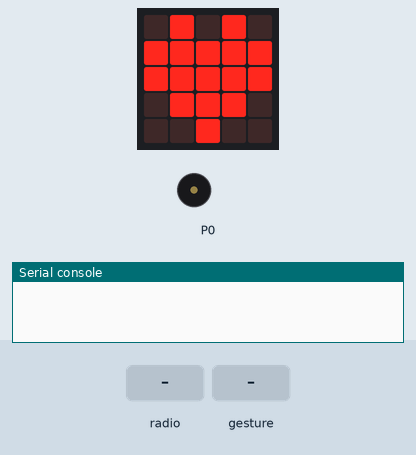
The program below on a simulated BBC micro:bit (MakeCode). Shown: the board's 5×5 LED display, buzzer (waves = sounding), the last lines printed to the serial console. The test bench sets the inputs (shaded band). No radio messages arrive unless stated (any console line starting 'radio sent:' is added by the test bench); a tilt is held for 1.5 s and a shake lasts 1 s, then the board lies face up again.

Above: at 1.8 s.
1.9 s: radio message "0" arrives
At 2.3 s:
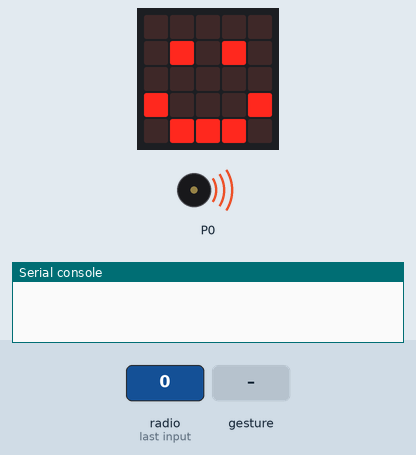
4.5 s: gesture 'shake'
At 7.0 s:
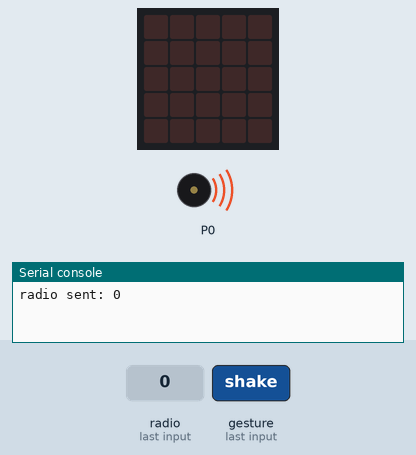
Timing chart, 0 to 12.9 s (numbered marks = the images above; inputs shaded):
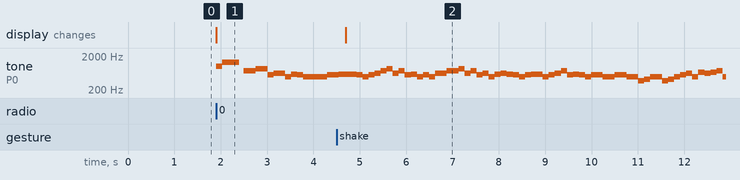

The program:

main.ts
```typescript
radio.onReceivedNumber(function (receivedNumber) {
    music.startMelody(music.builtInMelody(Melodies.BaDing), MelodyOptions.Once)
    basic.showIcon(IconNames.Happy)
    music.startMelody(music.builtInMelody(Melodies.Nyan), MelodyOptions.Once)
})
input.onGesture(Gesture.Shake, function () {
    radio.sendNumber(0)
    basic.clearScreen()
})
radio.setGroup(1)
basic.showIcon(IconNames.Heart)
```

test.ts
```typescript
// テストはここに来ます。このパッケージが拡張機能として使用されるときにはコンパイルされません。
```

Measured:
- after the input at 1.9 s, tone on P0: plays 988 Hz for 0.13 s, 1319 Hz for 0.38 s, 740 Hz for 0.26 s, 831 Hz for 0.26 s, 554 Hz for 0.13 s, 622 Hz for 0.26 s … (11 notes in this stretch), starting at once; the display: changes at once (image 1)
- after the input at 4.5 s, the display: changes after 0.20 s (image 2)
